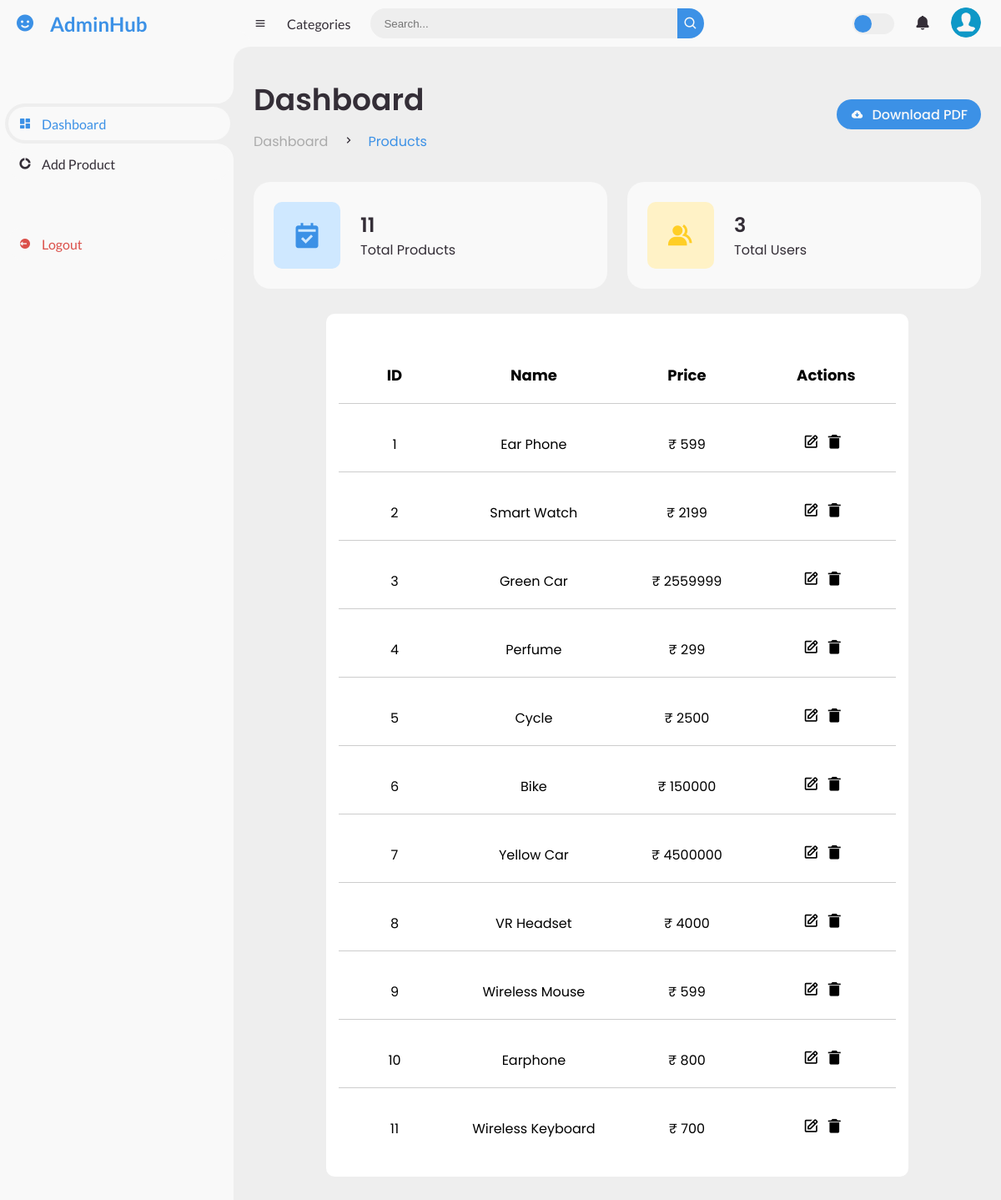
The app's page /account/ (signed in) with its own data.
### core/models.py (models this page shows, shortened)
class Product(models.Model):
    name = models.CharField(max_length=150)
    price = models.IntegerField()
    photo = models.ImageField(upload_to='products')
    description = models.TextField()

### core/views.py (the view)
# urls.py: path('account/', admin_home, name='dashboard'),
@login_required(login_url='admin-login')
def admin_home(request):
    if request.user.is_superuser:
        products = Product.objects.all()
        users_count = User.objects.all().count()
        products_count = Product.objects.all().count()
        context = {'products': products, 'products_count': products_count, 'users_count': users_count}
        return render(request, 'backend/home.html', context)
    else:
        return redirect('admin-login')

### templates/backend/home.html (shortened to what this page needs)
{% extends "backend/base.html" %}
{% block content %}
<main>
    <div class="head-title">
        <div class="left">
            <h1>Dashboard</h1>
            <ul class="breadcrumb">
                <li>
                    <a href="#">Dashboard</a>
                </li>
                <li><i class='bx bx-chevron-right' ></i></li>
                <li>
                    <a class="active" href="#">Products</a>
                </li>
            </ul>
        </div>
        <a href="#" class="btn-download">
            <i class='bx bxs-cloud-download' ></i>
            <span class="text">Download PDF</span>
        </a>
    </div>
    <ul class="box-info">
        <li>
            <i class='bx bxs-calendar-check' ></i>
            <span class="text">
                <h3>{{products_count}}</h3>
                <p>Total Products</p>
            </span>
        </li>
        <li>
            <i class='bx bxs-group' ></i>
            <span class="text">
                <h3>{{users_count}}</h3>
                <p>Total Users</p>
            </span>
        </li>
    </ul>
    <div class="products">
        <div class="head">
            <div class="id">ID</div>
            <div class="name">Name</div>
            <div class="price">Price</div>
            <div class="actions">
                Actions
            </div>
        </div>
        {% for x in products %}
        <div class="product">
            <div class="id">{{forloop.counter}}</div>
            <div class="name">{{x.name}}</div>
            <div class="price">&#8377; {{x.price}}</div>
            <div class="actions">
                <a href="{% url 'edit-product' x.id %}"><i class='bx bx-edit'></i></a>
                <a href="{% url 'delete-product' x.id %}"><i class='bx bxs-trash-alt'></i></a>
            </div>
        </div>
        {% endfor %}
    </div>
</main>
{% endblock content %}

### static/css/admin.css (style rules this page uses)
* { margin: 0; padding: 0; box-sizing: border-box; }
a { text-decoration: none; }
li { list-style: none; }
:root { --poppins: 'Poppins', sans-serif; --lato: 'Lato', sans-serif; --light: #F9F9F9; --blue: #3C91E6; --light-blue: #CFE8FF; --grey: #eee; --dark-grey: #AAAAAA; --dark: #342E37; --red: #DB504A; --yellow: #FFCE26; --light-yellow: #FFF2C6; --orange: #FD7238; --light-orange: #FFE0D3; }
html { overflow-x: hidden; }
body { background: var(--grey); overflow-x: hidden; }
#content main { width: 100%; padding: 36px 24px; font-family: var(--poppins); max-height: calc(100vh - 56px); overflow-y: auto; }
#content main .head-title { display: flex; align-items: center; justify-content: space-between; grid-gap: 16px; flex-wrap: wrap; }
#content main .head-title .left h1 { font-size: 36px; font-weight: 600; margin-bottom: 10px; color: var(--dark); }
#content main .head-title .left .breadcrumb { display: flex; align-items: center; grid-gap: 16px; }
#content main .head-title .left .breadcrumb li { color: var(--dark); }
#content main .head-title .left .breadcrumb li a { color: var(--dark-grey); pointer-events: none; }
#content main .head-title .left .breadcrumb li a.active { color: var(--blue); pointer-events: unset; }
#content main .head-title .btn-download { height: 36px; padding: 0 16px; border-radius: 36px; background: var(--blue); color: var(--light); display: flex; justify-content: center; align-items: center; grid-gap: 10px; font-weight: 500; }
#content main .box-info { display: grid; grid-template-columns: repeat(auto-fit, minmax(240px, 1fr)); grid-gap: 24px; margin-top: 36px; }
#content main .box-info li { padding: 24px; background: var(--light); border-radius: 20px; display: flex; align-items: center; grid-gap: 24px; }
#content main .box-info li .bx { width: 80px; height: 80px; border-radius: 10px; font-size: 36px; display: flex; justify-content: center; align-items: center; }
#content main .box-info li:nth-child(1) .bx { background: var(--light-blue); color: var(--blue); }
#content main .box-info li:nth-child(2) .bx { background: var(--light-yellow); color: var(--yellow); }
#content main .box-info li .text h3 { font-size: 24px; font-weight: 600; color: var(--dark); }
#content main .box-info li .text p { color: var(--dark); }
.products { background: white; width: 80%; margin: auto; margin-top: 30px; padding: 25px 15px; border-radius: 10px; }
.products .product, .products .head { display: flex; margin-top: 15px; padding: 20px 0px; border-bottom: 1px solid rgb(205, 205, 205); }
.products .product:last-child { border-bottom: none; }
.products .head { font-weight: bold; font-size: 18px; }
.products .id { width: 20%; display: flex; justify-content: center; align-items: center; }
.products .name { width: 30%; display: flex; justify-content: center; align-items: center; }
.products .price { width: 25%; display: flex; justify-content: center; align-items: center; }
.products .actions { width: 25%; display: flex; justify-content: center; align-items: center; }
.products .actions i { font-size: 20px; color: black; margin-right: 8px; }

### records on screen
Product: name "Ear Phone", price "599"
Product: name "Smart Watch", price "2199"
Product: name "Green Car", price "2559999"
Product: name "Perfume", price "299"
Product: name "Cycle", price "2500"
Product: name "Bike", price "150000"
Product: name "Yellow Car", price "4500000"
Product: name "VR Headset", price "4000"
Product: name "Wireless Mouse", price "599"
Product: name "Earphone", price "800"
Product: name "Wireless Keyboard", price "700"

### other values on screen
{{ products_count }} "11"
{{ users_count }} "3"
